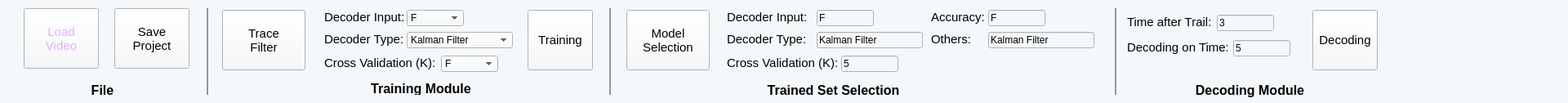
   <widget class="QWidget" name="widget_68" native="true">
    <property name="geometry">
     <rect>
      <x>0</x>
      <y>40</y>
      <width>1920</width>
      <height>126</height>
     </rect>
    </property>
    <property name="sizePolicy">
     <sizepolicy hsizetype="Preferred" vsizetype="Fixed">
      <horstretch>0</horstretch>
      <verstretch>0</verstretch>
     </sizepolicy>
    </property>
    <property name="minimumSize">
     <size>
      <width>1920</width>
      <height>126</height>
     </size>
    </property>
    <property name="styleSheet">
     <string notr="true">background-color: rgb(245, 248, 250);</string>
    </property>
    <widget class="QWidget" name="widget_87" native="true">
     <property name="geometry">
      <rect>
       <x>253</x>
       <y>10</y>
       <width>2</width>
       <height>106</height>
      </rect>
     </property>
     <property name="sizePolicy">
      <sizepolicy hsizetype="Fixed" vsizetype="Fixed">
       <horstretch>0</horstretch>
       <verstretch>0</verstretch>
      </sizepolicy>
     </property>
     <property name="minimumSize">
      <size>
       <width>2</width>
       <height>106</height>
      </size>
     </property>
     <property name="styleSheet">
      <string notr="true">background-color: rgb(149, 149, 149);</string>
     </property>
    </widget>
    <widget class="QComboBox" name="DeDecoderInput_comboBox">
     <property name="geometry">
      <rect>
       <x>498</x>
       <y>12</y>
       <width>70</width>
       <height>20</height>
      </rect>
     </property>
     <property name="minimumSize">
      <size>
       <width>70</width>
       <height>20</height>
      </size>
     </property>
     <item>
      <property name="text">
       <string>F</string>
      </property>
     </item>
    </widget>
    <widget class="QLabel" name="label_161">
     <property name="geometry">
      <rect>
       <x>397</x>
       <y>12</y>
       <width>101</width>
       <height>20</height>
      </rect>
     </property>
     <property name="font">
      <font>
       <family>Arial</family>
       <pointsize>11</pointsize>
      </font>
     </property>
     <property name="text">
      <string>Decoder Input:</string>
     </property>
     <property name="alignment">
      <set>Qt::AlignLeading|Qt::AlignLeft|Qt::AlignTop</set>
     </property>
    </widget>
    <widget class="QWidget" name="widget_88" native="true">
     <property name="geometry">
      <rect>
       <x>746</x>
       <y>10</y>
       <width>2</width>
       <height>106</height>
      </rect>
     </property>
     <property name="sizePolicy">
      <sizepolicy hsizetype="Fixed" vsizetype="Fixed">
       <horstretch>0</horstretch>
       <verstretch>0</verstretch>
      </sizepolicy>
     </property>
     <property name="minimumSize">
      <size>
       <width>2</width>
       <height>106</height>
      </size>
     </property>
     <property name="styleSheet">
      <string notr="true">background-color: rgb(149, 149, 149);</string>
     </property>
    </widget>
    <widget class="QLineEdit" name="DeDecoderInputValue">
     <property name="geometry">
      <rect>
       <x>1000</x>
       <y>12</y>
       <width>70</width>
       <height>20</height>
      </rect>
     </property>
     <property name="minimumSize">
      <size>
       <width>70</width>
       <height>20</height>
      </size>
     </property>
     <property name="text">
      <string>F</string>
     </property>
    </widget>
    <widget class="QPushButton" name="DeModelSelectButton">
     <property name="geometry">
      <rect>
       <x>767</x>
       <y>12</y>
       <width>102</width>
       <height>74</height>
      </rect>
     </property>
     <property name="sizePolicy">
      <sizepolicy hsizetype="Fixed" vsizetype="Fixed">
       <horstretch>0</horstretch>
       <verstretch>0</verstretch>
      </sizepolicy>
     </property>
     <property name="minimumSize">
      <size>
       <width>102</width>
       <height>74</height>
      </size>
     </property>
     <property name="font">
      <font>
       <family>Arial</family>
       <pointsize>11</pointsize>
      </font>
     </property>
     <property name="text">
      <string>Model
Selection</string>
     </property>
    </widget>
    <widget class="QLabel" name="label_164">
     <property name="geometry">
      <rect>
       <x>890</x>
       <y>100</y>
       <width>261</width>
       <height>20</height>
      </rect>
     </property>
     <property name="font">
      <font>
       <family>Arial</family>
       <pointsize>12</pointsize>
       <weight>75</weight>
       <bold>true</bold>
      </font>
     </property>
     <property name="text">
      <string>Trained Set Selection</string>
     </property>
     <property name="alignment">
      <set>Qt::AlignCenter</set>
     </property>
    </widget>
    <widget class="QWidget" name="widget_98" native="true">
     <property name="geometry">
      <rect>
       <x>1365</x>
       <y>10</y>
       <width>2</width>
       <height>106</height>
      </rect>
     </property>
     <property name="sizePolicy">
      <sizepolicy hsizetype="Fixed" vsizetype="Fixed">
       <horstretch>0</horstretch>
       <verstretch>0</verstretch>
      </sizepolicy>
     </property>
     <property name="minimumSize">
      <size>
       <width>2</width>
       <height>106</height>
      </size>
     </property>
     <property name="styleSheet">
      <string notr="true">background-color: rgb(149, 149, 149);</string>
     </property>
    </widget>
    <widget class="QPushButton" name="DeTrainingButton">
     <property name="geometry">
      <rect>
       <x>646</x>
       <y>12</y>
       <width>80</width>
       <height>74</height>
      </rect>
     </property>
     <property name="sizePolicy">
      <sizepolicy hsizetype="Fixed" vsizetype="Fixed">
       <horstretch>0</horstretch>
       <verstretch>0</verstretch>
      </sizepolicy>
     </property>
     <property name="minimumSize">
      <size>
       <width>80</width>
       <height>74</height>
      </size>
     </property>
     <property name="font">
      <font>
       <family>Arial</family>
       <pointsize>11</pointsize>
      </font>
     </property>
     <property name="text">
      <string>Training</string>
     </property>
    </widget>
    <widget class="QLabel" name="label_36">
     <property name="geometry">
      <rect>
       <x>400</x>
       <y>100</y>
       <width>231</width>
       <height>16</height>
      </rect>
     </property>
     <property name="font">
      <font>
       <family>Arial</family>
       <pointsize>12</pointsize>
       <weight>75</weight>
       <bold>true</bold>
      </font>
     </property>
     <property name="text">
      <string>Training Module</string>
     </property>
     <property name="alignment">
      <set>Qt::AlignCenter</set>
     </property>
    </widget>
    <widget class="QPushButton" name="DeSaveButton">
     <property name="geometry">
      <rect>
       <x>140</x>
       <y>10</y>
       <width>92</width>
       <height>74</height>
      </rect>
     </property>
     <property name="minimumSize">
      <size>
       <width>92</width>
       <height>74</height>
      </size>
     </property>
     <property name="font">
      <font>
       <family>Arial</family>
       <pointsize>11</pointsize>
      </font>
     </property>
     <property name="text">
      <string>Save
Project</string>
     </property>
    </widget>
    <widget class="QPushButton" name="DeLoadButton">
     <property name="geometry">
      <rect>
       <x>29</x>
       <y>10</y>
       <width>92</width>
       <height>74</height>
      </rect>
     </property>
     <property name="sizePolicy">
      <sizepolicy hsizetype="Fixed" vsizetype="Fixed">
       <horstretch>0</horstretch>
       <verstretch>0</verstretch>
      </sizepolicy>
     </property>
     <property name="minimumSize">
      <size>
       <width>92</width>
       <height>74</height>
      </size>
     </property>
     <property name="font">
      <font>
       <family>Arial</family>
       <pointsize>11</pointsize>
      </font>
     </property>
     <property name="styleSheet">
      <string notr="true">color: rgb(231, 170, 255);</string>
     </property>
     <property name="text">
      <string>Load
Video</string>
     </property>
    </widget>
    <widget class="QLabel" name="label_18">
     <property name="geometry">
      <rect>
       <x>10</x>
       <y>100</y>
       <width>231</width>
       <height>20</height>
      </rect>
     </property>
     <property name="font">
      <font>
       <family>Arial</family>
       <pointsize>12</pointsize>
       <weight>75</weight>
       <bold>true</bold>
      </font>
     </property>
     <property name="text">
      <string>File</string>
     </property>
     <property name="alignment">
      <set>Qt::AlignCenter</set>
     </property>
    </widget>
    <widget class="QPushButton" name="DeDecodingButton">
     <property name="geometry">
      <rect>
       <x>1607</x>
       <y>12</y>
       <width>80</width>
       <height>74</height>
      </rect>
     </property>
     <property name="minimumSize">
      <size>
       <width>80</width>
       <height>74</height>
      </size>
     </property>
     <property name="font">
      <font>
       <family>Arial</family>
       <pointsize>11</pointsize>
      </font>
     </property>
     <property name="text">
      <string>Decoding</string>
     </property>
    </widget>
    <widget class="QPushButton" name="DeFilterButton">
     <property name="geometry">
      <rect>
       <x>272</x>
       <y>12</y>
       <width>102</width>
       <height>74</height>
      </rect>
     </property>
     <property name="sizePolicy">
      <sizepolicy hsizetype="Fixed" vsizetype="Fixed">
       <horstretch>0</horstretch>
       <verstretch>0</verstretch>
      </sizepolicy>
     </property>
     <property name="minimumSize">
      <size>
       <width>102</width>
       <height>74</height>
      </size>
     </property>
     <property name="font">
      <font>
       <family>Arial</family>
       <pointsize>11</pointsize>
      </font>
     </property>
     <property name="text">
      <string>Trace
Filter</string>
     </property>
    </widget>
    <widget class="QComboBox" name="DeDecoderType_comboBox">
     <property name="geometry">
      <rect>
       <x>498</x>
       <y>39</y>
       <width>130</width>
       <height>20</height>
      </rect>
     </property>
     <property name="minimumSize">
      <size>
       <width>130</width>
       <height>20</height>
      </size>
     </property>
     <item>
      <property name="text">
       <string>Kalman Filter</string>
      </property>
     </item>
    </widget>
    <widget class="QLabel" name="label_163">
     <property name="geometry">
      <rect>
       <x>397</x>
       <y>39</y>
       <width>101</width>
       <height>20</height>
      </rect>
     </property>
     <property name="font">
      <font>
       <family>Arial</family>
       <pointsize>11</pointsize>
      </font>
     </property>
     <property name="text">
      <string>Decoder Type:</string>
     </property>
     <property name="alignment">
      <set>Qt::AlignLeading|Qt::AlignLeft|Qt::AlignTop</set>
     </property>
    </widget>
    <widget class="QComboBox" name="DeCross_comboBox">
     <property name="geometry">
      <rect>
       <x>540</x>
       <y>68</y>
       <width>70</width>
       <height>20</height>
      </rect>
     </property>
     <property name="minimumSize">
      <size>
       <width>70</width>
       <height>20</height>
      </size>
     </property>
     <item>
      <property name="text">
       <string>F</string>
      </property>
     </item>
    </widget>
    <widget class="QLabel" name="label_172">
     <property name="geometry">
      <rect>
       <x>397</x>
       <y>68</y>
       <width>141</width>
       <height>20</height>
      </rect>
     </property>
     <property name="font">
      <font>
       <family>Arial</family>
       <pointsize>11</pointsize>
      </font>
     </property>
     <property name="text">
      <string>Cross Validation (K):</string>
     </property>
     <property name="alignment">
      <set>Qt::AlignLeading|Qt::AlignLeft|Qt::AlignTop</set>
     </property>
    </widget>
    <widget class="QLabel" name="label_177">
     <property name="geometry">
      <rect>
       <x>890</x>
       <y>12</y>
       <width>101</width>
       <height>20</height>
      </rect>
     </property>
     <property name="font">
      <font>
       <family>Arial</family>
       <pointsize>11</pointsize>
      </font>
     </property>
     <property name="text">
      <string>Decoder Input:</string>
     </property>
     <property name="alignment">
      <set>Qt::AlignLeading|Qt::AlignLeft|Qt::AlignTop</set>
     </property>
    </widget>
    <widget class="QLabel" name="label_178">
     <property name="geometry">
      <rect>
       <x>890</x>
       <y>39</y>
       <width>101</width>
       <height>20</height>
      </rect>
     </property>
     <property name="font">
      <font>
       <family>Arial</family>
       <pointsize>11</pointsize>
      </font>
     </property>
     <property name="text">
      <string>Decoder Type:</string>
     </property>
     <property name="alignment">
      <set>Qt::AlignLeading|Qt::AlignLeft|Qt::AlignTop</set>
     </property>
    </widget>
    <widget class="QLabel" name="label_179">
     <property name="geometry">
      <rect>
       <x>890</x>
       <y>68</y>
       <width>141</width>
       <height>20</height>
      </rect>
     </property>
     <property name="font">
      <font>
       <family>Arial</family>
       <pointsize>11</pointsize>
      </font>
     </property>
     <property name="text">
      <string>Cross Validation (K):</string>
     </property>
     <property name="alignment">
      <set>Qt::AlignLeading|Qt::AlignLeft|Qt::AlignTop</set>
     </property>
    </widget>
    <widget class="QLineEdit" name="DeDecoderTypeValue">
     <property name="geometry">
      <rect>
       <x>1000</x>
       <y>39</y>
       <width>130</width>
       <height>20</height>
      </rect>
     </property>
     <property name="minimumSize">
      <size>
       <width>130</width>
       <height>20</height>
      </size>
     </property>
     <property name="text">
      <string>Kalman Filter</string>
     </property>
    </widget>
    <widget class="QLineEdit" name="DeCrossValue">
     <property name="geometry">
      <rect>
       <x>1030</x>
       <y>68</y>
       <width>70</width>
       <height>20</height>
      </rect>
     </property>
     <property name="minimumSize">
      <size>
       <width>70</width>
       <height>20</height>
      </size>
     </property>
     <property name="text">
      <string>5</string>
     </property>
    </widget>
    <widget class="QLabel" name="label_180">
     <property name="geometry">
      <rect>
       <x>1140</x>
       <y>39</y>
       <width>101</width>
       <height>20</height>
      </rect>
     </property>
     <property name="font">
      <font>
       <family>Arial</family>
       <pointsize>11</pointsize>
      </font>
     </property>
     <property name="text">
      <string>Others:</string>
     </property>
     <property name="alignment">
      <set>Qt::AlignLeading|Qt::AlignLeft|Qt::AlignTop</set>
     </property>
    </widget>
    <widget class="QLineEdit" name="DeOtherValue">
     <property name="geometry">
      <rect>
       <x>1210</x>
       <y>39</y>
       <width>130</width>
       <height>20</height>
      </rect>
     </property>
     <property name="minimumSize">
      <size>
       <width>130</width>
       <height>20</height>
      </size>
     </property>
     <property name="text">
      <string>Kalman Filter</string>
     </property>
    </widget>
    <widget class="QLabel" name="label_181">
     <property name="geometry">
      <rect>
       <x>1140</x>
       <y>12</y>
       <width>101</width>
       <height>20</height>
      </rect>
     </property>
     <property name="font">
      <font>
       <family>Arial</family>
       <pointsize>11</pointsize>
      </font>
     </property>
     <property name="text">
      <string>Accuracy:</string>
     </property>
     <property name="alignment">
      <set>Qt::AlignLeading|Qt::AlignLeft|Qt::AlignTop</set>
     </property>
    </widget>
    <widget class="QLineEdit" name="DeAccuracyValue">
     <property name="geometry">
      <rect>
       <x>1210</x>
       <y>12</y>
       <width>70</width>
       <height>20</height>
      </rect>
     </property>
     <property name="minimumSize">
      <size>
       <width>70</width>
       <height>20</height>
      </size>
     </property>
     <property name="text">
      <string>F</string>
     </property>
    </widget>
    <widget class="QLineEdit" name="DeTimeAfterValue">
     <property name="geometry">
      <rect>
       <x>1490</x>
       <y>18</y>
       <width>70</width>
       <height>20</height>
      </rect>
     </property>
     <property name="minimumSize">
      <size>
       <width>70</width>
       <height>20</height>
      </size>
     </property>
     <property name="text">
      <string>3</string>
     </property>
    </widget>
    <widget class="QLineEdit" name="DeTimeValue">
     <property name="geometry">
      <rect>
       <x>1510</x>
       <y>49</y>
       <width>70</width>
       <height>20</height>
      </rect>
     </property>
     <property name="minimumSize">
      <size>
       <width>70</width>
       <height>20</height>
      </size>
     </property>
     <property name="text">
      <string>5</string>
     </property>
    </widget>
    <widget class="QLabel" name="label_182">
     <property name="geometry">
      <rect>
       <x>1380</x>
       <y>49</y>
       <width>131</width>
       <height>20</height>
      </rect>
     </property>
     <property name="font">
      <font>
       <family>Arial</family>
       <pointsize>11</pointsize>
      </font>
     </property>
     <property name="text">
      <string>Decoding on Time:</string>
     </property>
     <property name="alignment">
      <set>Qt::AlignLeading|Qt::AlignLeft|Qt::AlignTop</set>
     </property>
    </widget>
    <widget class="QLabel" name="label_183">
     <property name="geometry">
      <rect>
       <x>1380</x>
       <y>18</y>
       <width>111</width>
       <height>20</height>
      </rect>
     </property>
     <property name="font">
      <font>
       <family>Arial</family>
       <pointsize>11</pointsize>
      </font>
     </property>
     <property name="text">
      <string>Time after Trail:</string>
     </property>
     <property name="alignment">
      <set>Qt::AlignLeading|Qt::AlignLeft|Qt::AlignTop</set>
     </property>
    </widget>
    <widget class="QLabel" name="label_166">
     <property name="geometry">
      <rect>
       <x>1400</x>
       <y>100</y>
       <width>261</width>
       <height>20</height>
      </rect>
     </property>
     <property name="font">
      <font>
       <family>Arial</family>
       <pointsize>12</pointsize>
       <weight>75</weight>
       <bold>true</bold>
      </font>
     </property>
     <property name="text">
      <string>Decoding Module</string>
     </property>
     <property name="alignment">
      <set>Qt::AlignCenter</set>
     </property>
    </widget>
    <zorder>widget_87</zorder>
    <zorder>DeDecoderInput_comboBox</zorder>
    <zorder>label_161</zorder>
    <zorder>widget_88</zorder>
    <zorder>DeModelSelectButton</zorder>
    <zorder>label_164</zorder>
    <zorder>DeDecoderInputValue</zorder>
    <zorder>widget_98</zorder>
    <zorder>DeTrainingButton</zorder>
    <zorder>label_36</zorder>
    <zorder>DeSaveButton</zorder>
    <zorder>DeLoadButton</zorder>
    <zorder>label_18</zorder>
    <zorder>DeDecodingButton</zorder>
    <zorder>DeFilterButton</zorder>
    <zorder>DeDecoderType_comboBox</zorder>
    <zorder>label_163</zorder>
    <zorder>DeCross_comboBox</zorder>
    <zorder>label_172</zorder>
    <zorder>label_177</zorder>
    <zorder>label_178</zorder>
    <zorder>label_179</zorder>
    <zorder>DeDecoderTypeValue</zorder>
    <zorder>DeCrossValue</zorder>
    <zorder>label_180</zorder>
    <zorder>DeOtherValue</zorder>
    <zorder>label_181</zorder>
    <zorder>DeAccuracyValue</zorder>
    <zorder>label_182</zorder>
    <zorder>label_183</zorder>
    <zorder>DeTimeValue</zorder>
    <zorder>DeTimeAfterValue</zorder>
    <zorder>label_166</zorder>
   </widget>
